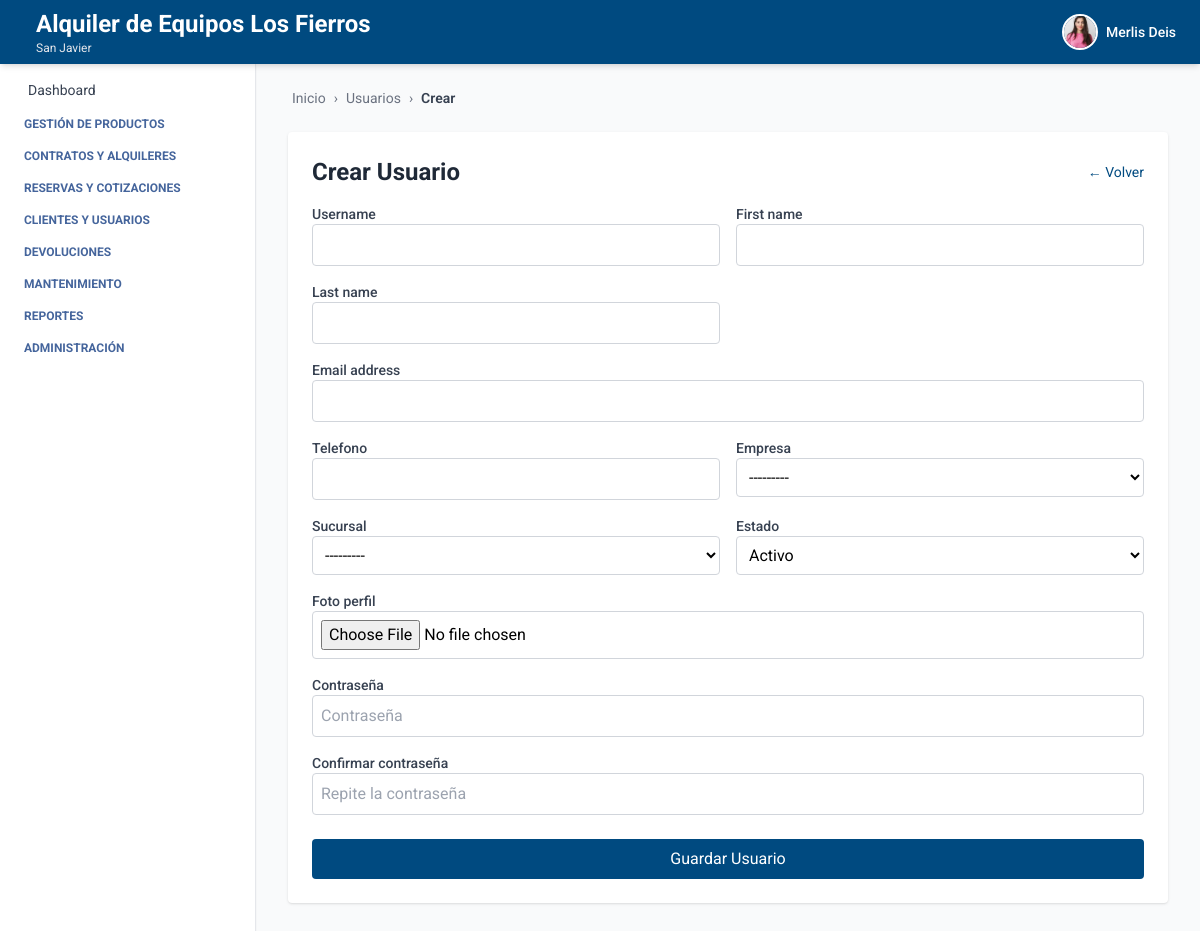
The page /usuarios/crear/ (signed in) on the database its author committed.
### autenticacion/models.py (models this page shows, shortened)
class Usuario(AbstractUser):
    telefono = models.CharField(max_length=20, blank=True, null=True)
    empresa = models.ForeignKey(Empresa, on_delete=models.SET_NULL, null=True, blank=True)
    sucursal = models.ForeignKey(Sucursal, on_delete=models.SET_NULL, null=True, blank=True)
    ESTADOS = [
        ("activo", "Activo"),
        ("inactivo", "Inactivo"),
    ]
    estado = models.CharField(max_length=10, choices=ESTADOS, default="activo")
    foto_perfil = models.ImageField(upload_to='usuarios/img/', blank=True, null=True)
    groups = models.ManyToManyField(
        Group,
        related_name='usuarios',  # Evita conflicto con 'user_set'
        blank=True,
        help_text='The groups this user belongs to.',
        verbose_name='groups'
    )
    user_permissions = models.ManyToManyField(
        Permission,
        related_name='usuarios',  # Evita conflicto con 'user_set'
        blank=True,
        help_text='Specific permissions for this user.',
        verbose_name='user permissions'
    )

### empresa/models.py (models this page shows)
class Empresa(models.Model):
    ESTADOS = [
        ("activo", "Activo"),
        ("inactivo", "Inactivo"),
    ]
    nombre = models.CharField(max_length=100)
    nit = models.CharField(max_length=50, unique=True)
    ciudad = models.CharField(max_length=100, blank=True, null=True)
    direccion = models.CharField(max_length=255, blank=True, null=True)
    departamento = models.CharField(max_length=100, blank=True, null=True)
    telefono = models.CharField(max_length=20, blank=True, null=True)
    estado = models.CharField(max_length=20, choices=ESTADOS, default="activo")
    logo = models.ImageField(upload_to='empresas/img/', blank=True, null=True)
    def __str__(self):
        return self.nombre

class Sucursal(models.Model):
    ESTADOS = [
        ("activo", "Activo"),
        ("inactivo", "Inactivo"),
    ]
    empresa = models.ForeignKey(Empresa, related_name='sucursales', on_delete=models.CASCADE)
    nombre = models.CharField(max_length=100)
    ciudad = models.CharField(max_length=100)
    direccion = models.CharField(max_length=255)
    departamento = models.CharField(max_length=100, blank=True, null=True)
    telefono = models.CharField(max_length=20, blank=True, null=True)
    estado = models.CharField(max_length=20, choices=ESTADOS, default="activo")
    def __str__(self):
        return f"{self.nombre}"

### autenticacion/views.py (the view)
# urls.py: path('usuarios/crear/', crear_usuario, name='crear_usuario'),
@login_required
def crear_usuario(request):
    if request.method == 'POST':
        form = UsuarioCreateForm(request.POST, request.FILES)
        if form.is_valid():
            form.save()
            return redirect('usuario_list')
    else:
        form = UsuarioCreateForm()
    return render(request, 'crear_usuario.html', {
        'form': form,
        'titulo': 'Crear Usuario',
        'boton_texto': 'Guardar Usuario',
        'breadcrumb_items': [('Usuarios', '/usuarios/'), ('Crear', '')],
    })

### autenticacion/templates/crear_usuario.html (shortened to what this page needs)
{% extends 'index.html' %}
{% block breadcrumb %}
  {% include 'breadcrumb.html' with home='/' breadcrumbs=breadcrumb_items %}
{% endblock %}
{% block content %}
<div class="max-w-4xl mx-auto mt-6 bg-white p-6 rounded shadow">
  <div class="flex justify-between items-center mb-4">
    <h2 class="text-2xl font-bold text-gray-800">{{ titulo }}</h2>
    <a href="{% url 'usuario_list' %}" class="text-sm text-[var(--primary-color)] hover:underline">← Volver</a>
  </div>
  <form method="post" enctype="multipart/form-data" class="grid grid-cols-2 gap-4">
    {% for field in form.visible_fields %}
      <div class="{% if field.name in 'foto_perfil password1 password2 email' %}col-span-2{% endif %}">
        <label class="block text-sm font-medium text-gray-700">{{ field.label }}</label>
        {{ field }}
      </div>
    {% endfor %}
    <div class="col-span-2">
      <button type="submit" class="mt-2 w-full bg-[var(--primary-color)] text-white py-2 rounded hover:bg-blue-700 transition">
        {{ boton_texto }}
      </button>
    </div>
  </form>
</div>
{% endblock %}

### core/templates/header.html (shortened to what this page needs)
<header class="bg-[var(--primary-color)] shadow-md w-full h-16 flex items-center px-6 justify-between fixed top-0 left-0 z-10">
  <h1 class="text-white flex items-center gap-3 leading-tight">
    <div class="leading-tight">
  {% if request.user.is_authenticated %}
    {% if request.user.empresa %}
      <span class="text-xl sm:text-2xl font-bold block">
        {{ request.user.empresa.nombre }}
      </span>
    {% endif %}
    {% if request.user.sucursal %}
      <span class="text-xs text-gray-200 block">
        {{ request.user.sucursal.nombre }}
      </span>
    {% endif %}
  {% else %}
    <span class="text-xl text-gray-200 block">Gestión inteligente de Equipos</span>
  {% endif %}
</div>
  </h1>
  {% if request.user.is_authenticated %}
  <div x-data="{ open: false }" class="relative flex items-center space-x-3 cursor-pointer" @click.away="open = false">
    <button @click="open = !open" class="flex items-center space-x-2 focus:outline-none">
      {% if request.user.foto_perfil %}
        <img src="{{ request.user.foto_perfil.url }}" alt="Perfil" class="w-9 h-9 rounded-full object-cover border-2 border-white" />
      {% else %}
        <div class="w-9 h-9 rounded-full bg-white text-[var(--primary-color)] flex items-center justify-center font-bold text-sm">
          {{ request.user.first_name|first }}{{ request.user.last_name|first }}
        </div>
      {% endif %}
      <span class="text-white hidden sm:block text-sm font-medium">{{ request.user.first_name }}</span>
    </button>
  </div>
  {% endif %}
</header>

### core/templates/index.html (style rules this page uses)
:root { --primary-color: #004a80; --text-aside-color: rgb(69, 101, 156); }
body { font-family: 'Roboto', sans-serif; }

### rows shown on the page
Usuario: user.empresa.nombre "Alquiler de Equipos Los Fierros", user.sucursal.nombre "San Javier", user.foto_perfil (picture), user.first_name "Merlis Deis"

### other values the page prints
{{ label }} "Usuarios"
{{ label }} "Crear"
{{ titulo }} "Crear Usuario"
{{ field.label }} "Username" "First name" "Last name" "Email address" "Telefono" "Empresa" "Sucursal" "Estado" "Foto perfil" "Contraseña" "Confirmar contraseña"
{{ boton_texto }} "Guardar Usuario"
